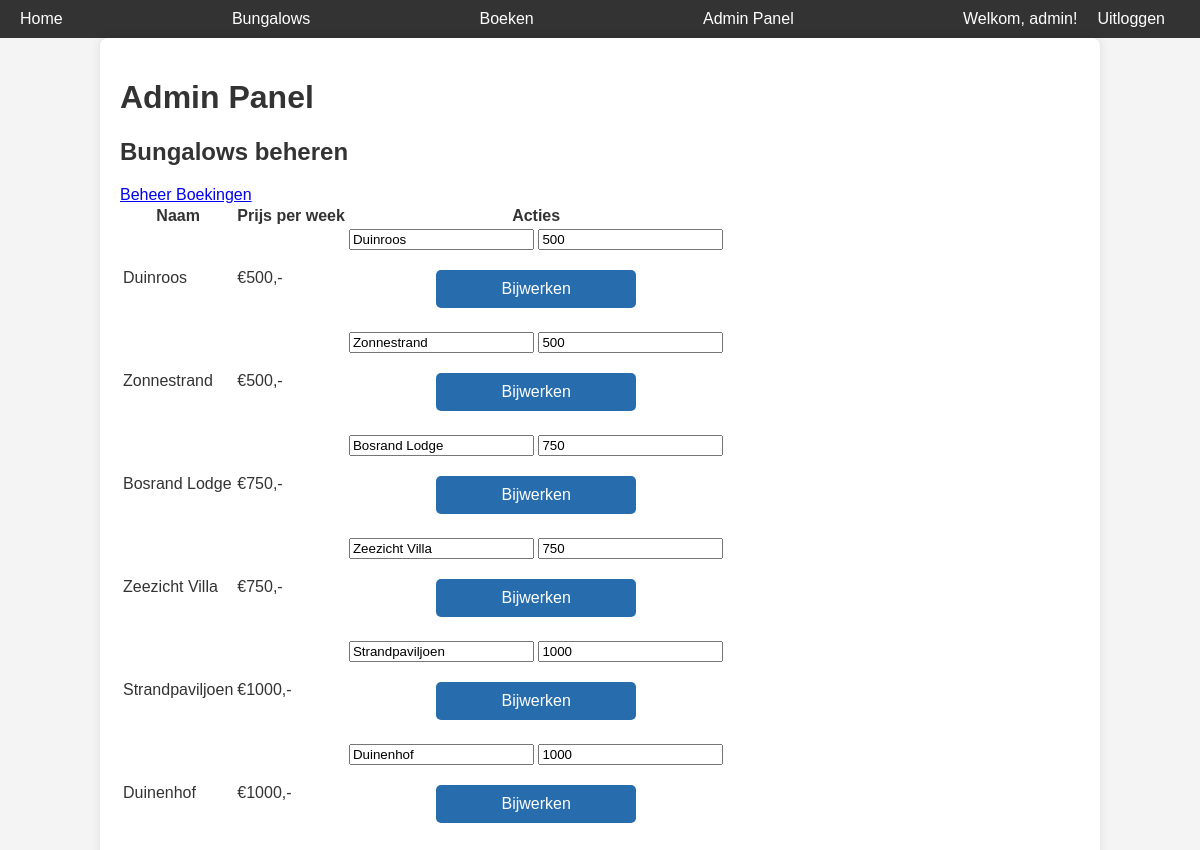
Screenshot of /admin (signed in) with the database file from the repository.
### models/models.py (models this page shows, shortened)
class Guest(db.Model, UserMixin):
    id = db.Column(db.Integer, primary_key=True)
    username = db.Column(db.String(80), unique=True, nullable=False)
    email = db.Column(db.String(120), unique=True, nullable=False)  # Nieuw email veld
    password = db.Column(db.String(200), nullable=False)
    is_admin = db.Column(db.Boolean, default=False)  # Veld voor adminrechten

class Bungalow(db.Model):
    id = db.Column(db.Integer, primary_key=True)
    name = db.Column(db.String(100), unique=True, nullable=False)
    type_id = db.Column(db.Integer, db.ForeignKey('bungalow_type.id'), nullable=False)
    bungalow_type = db.relationship('BungalowType', backref='bungalows')

class BungalowType(db.Model):
    id = db.Column(db.Integer, primary_key=True)
    size = db.Column(db.Integer, nullable=False)  # 4, 6, or 8 persons
    price_per_week = db.Column(db.Integer, nullable=False)

### app.py (the view, shortened to what this page needs)
@app.route('/admin', methods=['GET', 'POST'])
@login_required
def admin():
    if not current_user.is_admin:
        flash("Je hebt geen toegang tot deze pagina.", "danger")
        return redirect(url_for('home'))  # Redirect naar de homepagina als je geen admin bent
    bungalows = Bungalow.query.all()
    return render_template('admin.html', bungalows=bungalows)

### app.py (called while the page is built)
@login_manager.user_loader
def load_user(user_id):
    return Guest.query.get(int(user_id))

### templates/admin.html (shortened to what this page needs)
{% extends 'base.html' %}
{% block content %}
<h1>Admin Panel</h1>
<h2>Bungalows beheren</h2>
<a href="{{ url_for('admin_bookings') }}">Beheer Boekingen</a>
<form method="POST">
    <table>
        <tr>
            <th>Naam</th>
            <th>Prijs per week</th>
            <th>Acties</th>
        </tr>
        {% for bungalow in bungalows %}
        <tr>
            <td>{{ bungalow.name }}</td>
            <td>€{{ bungalow.bungalow_type.price_per_week }},-</td>
            <td>
                <input type="text" name="new_name" placeholder="Nieuwe naam" value="{{ bungalow.name }}">
                <input type="number" name="new_price" placeholder="Nieuwe prijs" value="{{ bungalow.bungalow_type.price_per_week }}">
                <button type="submit">Bijwerken</button>
            </td>
        </tr>
        {% endfor %}
    </table>
</form>
{% endblock %}

### templates/base.html (shortened to what this page needs)
<!DOCTYPE html>
<html lang="nl">
<head>
    <link rel="stylesheet" href="{{ url_for('static', filename='css/style.css') }}">
</head>
<body>
    <nav class="nav-container">
        <a href="{{ url_for('home') }}">Home</a>
        <a href="{{ url_for('bungalows') }}">Bungalows</a>
        <a href="{{ url_for('booking') }}">Boeken</a>
        {% if current_user.is_authenticated and current_user.is_admin %}
            <a href="{{ url_for('admin') }}">Admin Panel</a>
        {% endif %}
        <div class="account-section">
            {% if current_user.is_authenticated %}
                <span>Welkom, {{ current_user.username }}!</span>
                <a href="{{ url_for('logout') }}">Uitloggen</a>
            {% else %}
                <a href="{{ url_for('login') }}">Inloggen</a> |
                <a href="{{ url_for('register') }}">Registreren</a>
            {% endif %}
        </div>
    </nav>
    <div class="container">
        {% block content %}{% endblock %}
    </div>
</body>
</html>

### static/css/style.css (style rules this page uses)
body { font-family: Arial, sans-serif; margin: 0; padding: 0; background-color: #f4f4f4; color: #333; }
.nav-container { display: flex; justify-content: space-between; align-items: center; background-color: #333333; padding: 10px 20px; }
nav a { color: white; text-decoration: none; margin-right: 15px; }
.account-section { color: white; display: flex; align-items: center; }
.account-section span { margin-right: 10px; }
.account-section a { color: white; text-decoration: none; margin-left: 10px; }
.container { width: 80%; margin: auto; padding: 20px; background: white; border-radius: 8px; box-shadow: 0px 0px 10px rgba(0, 0, 0, 0.1); }
button { display: block; width: 200px; margin: 20px auto; padding: 10px; background-color: #276dae; color: white; border: none; cursor: pointer; font-size: 16px; border-radius: 5px; }

### rows the page displays
Guest: username "admin"
Bungalow: name "Duinroos", bungalow_type.price_per_week "500", new_name "Duinroos", new_price "500"
Bungalow: name "Zonnestrand", bungalow_type.price_per_week "500", new_name "Zonnestrand", new_price "500"
Bungalow: name "Bosrand Lodge", bungalow_type.price_per_week "750", new_name "Bosrand Lodge", new_price "750"
Bungalow: name "Zeezicht Villa", bungalow_type.price_per_week "750", new_name "Zeezicht Villa", new_price "750"
Bungalow: name "Strandpaviljoen", bungalow_type.price_per_week "1000", new_name "Strandpaviljoen", new_price "1000"
Bungalow: name "Duinenhof", bungalow_type.price_per_week "1000", new_name "Duinenhof", new_price "1000"
